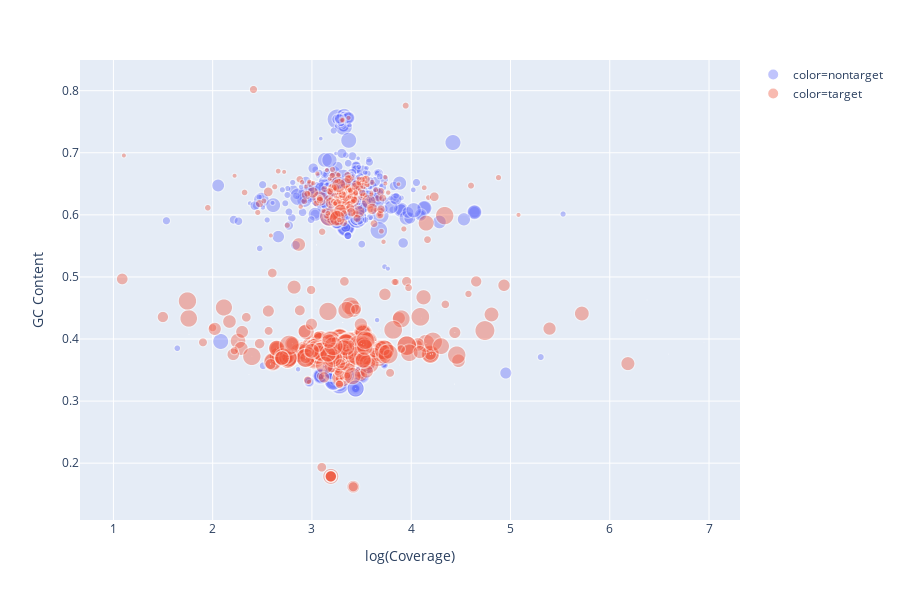

Notebook cell for this chart:
### Code cell
import plotly.express as px
import numpy as np
from scgid.scripts.infotable import InfoTable
it = InfoTable()
it.load("../test_data/devtest_scgid_output/gct/devtest.infotable.tsv")
it.df = it.df.assign(scaled_evalue = np.log(it.df.evalue))

fig = px.scatter(x=np.log(it.df.coverage),
                 y=it.df.gc,
                 color=it.df.parse_lineage,
                 size=abs(it.df.scaled_evalue),
                 opacity=0.4
                )
fig.update_xaxes(title="log(Coverage)")
fig.update_yaxes(title="GC Content")
fig.show()

### Figure 1 — Plotly figure (JSON) as saved in the notebook; plotly's stock layout.template omitted (floating-point values rounded to 4 significant figures; data arrays with more than 128 entries replaced by an {"elided": "..."} marker saying what was removed)
{"data": [{"hoverlabel": {"namelength": 0}, "hovertemplate": "color=nontarget<br>x=%{x}<br>y=%{y}<br>size=%{marker.size}", "legendgroup": "color=nontarget", "marker": {"color": "#636efa", "opacity": 0.4, "size": {"elided": "3157 float values"}, "sizemode": "area", "sizeref": null, "symbol": "circle"}, "mode": "markers", "name": "color=nontarget", "showlegend": true, "type": "scattergl", "x": {"elided": "3157 float values"}, "xaxis": "x", "y": {"elided": "3157 float values"}, "yaxis": "y"}, {"hoverlabel": {"namelength": 0}, "hovertemplate": "color=target<br>x=%{x}<br>y=%{y}<br>size=%{marker.size}", "legendgroup": "color=target", "marker": {"color": "#EF553B", "opacity": 0.4, "size": {"elided": "5151 float values"}, "sizemode": "area", "sizeref": null, "symbol": "circle"}, "mode": "markers", "name": "color=target", "showlegend": true, "type": "scattergl", "x": {"elided": "5151 float values"}, "xaxis": "x", "y": {"elided": "5151 float values"}, "yaxis": "y"}], "layout": {"height": 600, "legend": {"itemsizing": "constant", "tracegroupgap": 0}, "margin": {"t": 60}, "xaxis": {"anchor": "y", "domain": [0, 1], "title": {"text": "log(Coverage)"}}, "yaxis": {"anchor": "x", "domain": [0, 1], "title": {"text": "GC Content"}}}}
